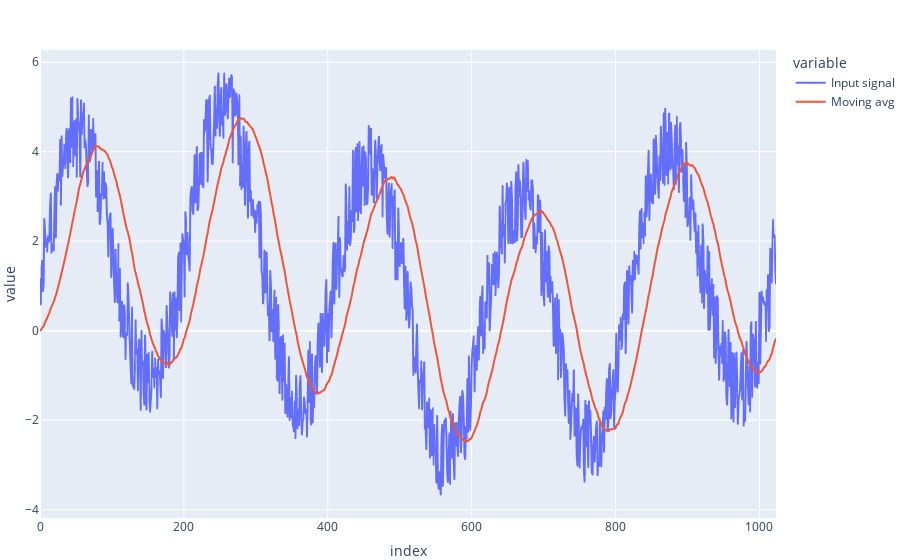

Notebook code cell kept with this figure:
### Markdown cell above
Now let's create a 55 point filter kernel and see what the output signal looks like:

### Code cell
df["Moving avg"] = moving_average(input_signal, 55)
fig = px.line(df)
fig.show()

### Figure 1 — Plotly figure (JSON) as saved in the notebook; plotly's stock layout.template omitted (floating-point values rounded to 4 significant figures; data arrays with more than 128 entries replaced by an {"elided": "..."} marker saying what was removed)
{"data": [{"hovertemplate": "variable=Input signal<br>index=%{x}<br>value=%{y}<extra></extra>", "legendgroup": "Input signal", "line": {"color": "#636efa", "dash": "solid"}, "marker": {"symbol": "circle"}, "mode": "lines", "name": "Input signal", "showlegend": true, "type": "scattergl", "x": {"elided": "1024 int values"}, "xaxis": "x", "y": {"elided": "1024 float values"}, "yaxis": "y"}, {"hovertemplate": "variable=Moving avg<br>index=%{x}<br>value=%{y}<extra></extra>", "legendgroup": "Moving avg", "line": {"color": "#EF553B", "dash": "solid"}, "marker": {"symbol": "circle"}, "mode": "lines", "name": "Moving avg", "showlegend": true, "type": "scattergl", "x": {"elided": "1024 int values"}, "xaxis": "x", "y": {"elided": "1024 float values"}, "yaxis": "y"}], "layout": {"legend": {"title": {"text": "variable"}, "tracegroupgap": 0}, "xaxis": {"anchor": "y", "domain": [0, 1], "title": {"text": "index"}}, "yaxis": {"anchor": "x", "domain": [0, 1], "title": {"text": "value"}}}}
